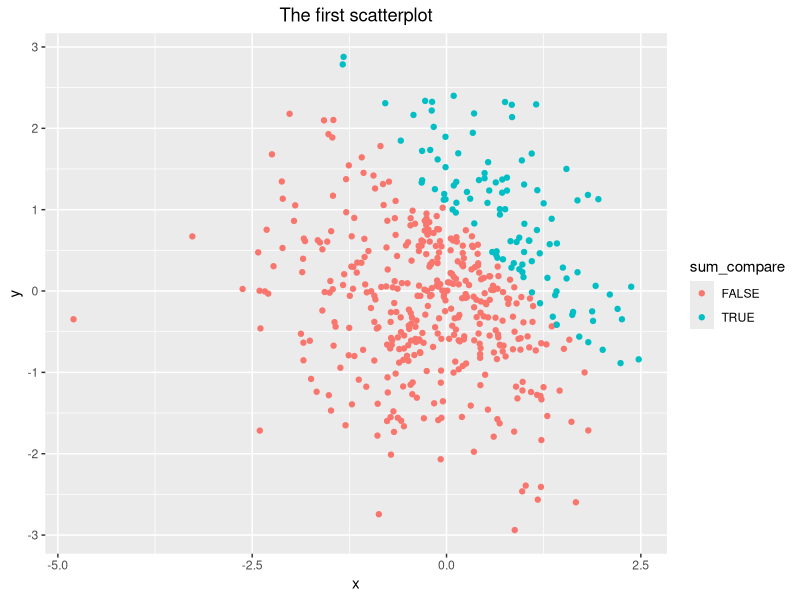
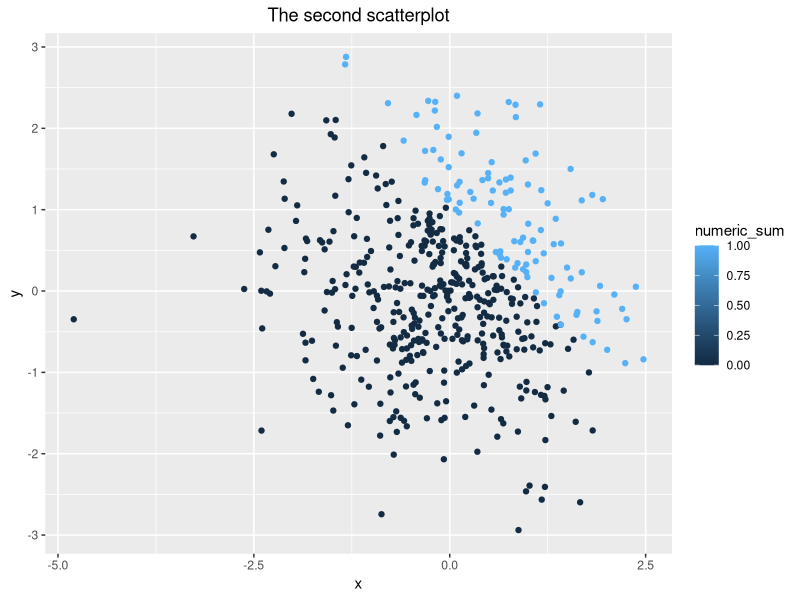
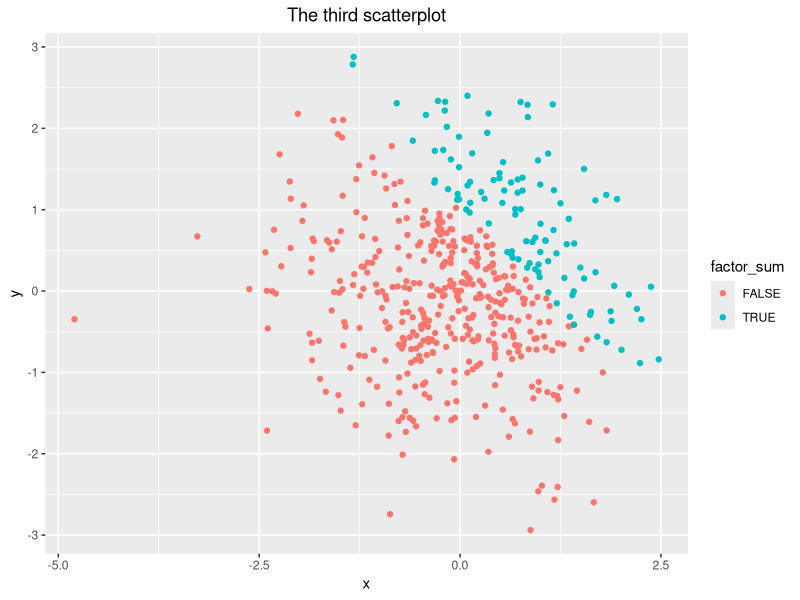
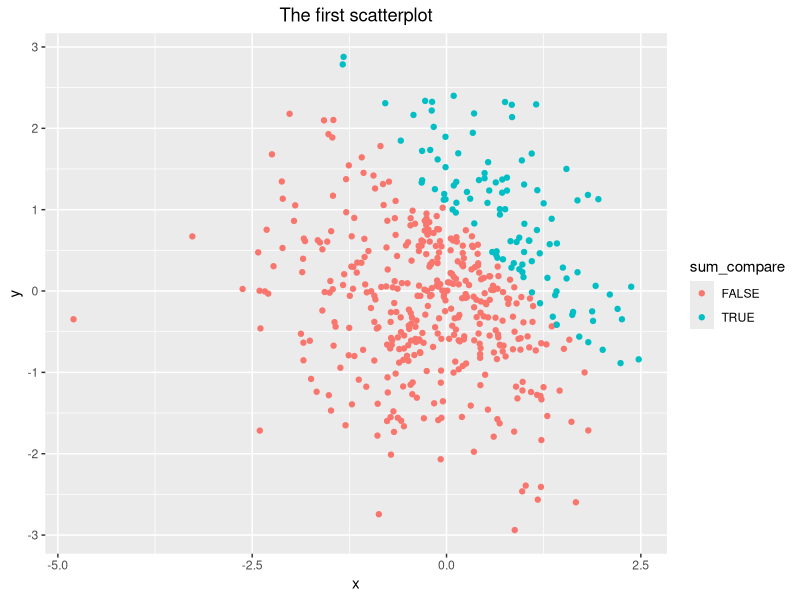

The R source for these figures, in order:
## ---- chunk 1
library(tidyverse)
p1_df <- tibble(
                rnorm_sample = rnorm(8), 
                sample_pos = rnorm_sample > 0,
                character_vec = c(rep(c("dog","cat"),4)), 
                factor_vec = factor(c("a","b","c","a","b","c","a","b"))
                )
               
sapply(p1_df, mean)

## ---- chunk 2
as.numeric(pull(p1_df, sample_pos )) * pull(p1_df, rnorm_sample )
as.factor(pull(p1_df, sample_pos )) * pull(p1_df, rnorm_sample )
as.numeric(as.factor(pull(p1_df, sample_pos ))) * pull(p1_df, rnorm_sample )
## ---- chunk 3
p2_df <- tibble(
                x = rnorm(500), 
                y = rnorm(500),
                sum_compare = (x + y) > 1, 
                numeric_sum = as.numeric(sum_compare),
                factor_sum = as.factor(sum_compare)
                )
## ---- chunk 4
library(ggplot2)
plot1 <- 
        p2_df %>% 
        ggplot(aes(x = x, y = y, color = sum_compare)) + 
        geom_point() + 
        labs(title = "The first scatterplot") + 
        theme(plot.title = element_text(hjust = 0.5))
        
plot1 
plot2 <- p2_df %>% 
         ggplot(aes(x = x, y = y, color = numeric_sum)) + 
         geom_point() + 
         labs(title = "The second scatterplot") + 
         theme(plot.title = element_text(hjust = 0.5))
plot2 
plot3 <- p2_df %>% 
         ggplot(aes(x = x, y = y, color = factor_sum)) + 
         geom_point() + 
         labs(title = "The third scatterplot") +
         theme(plot.title = element_text(hjust = 0.5))
plot3 

# Export the first scatterplot to project directory using ggsave.
ggsave("plot1.png",plot1)

